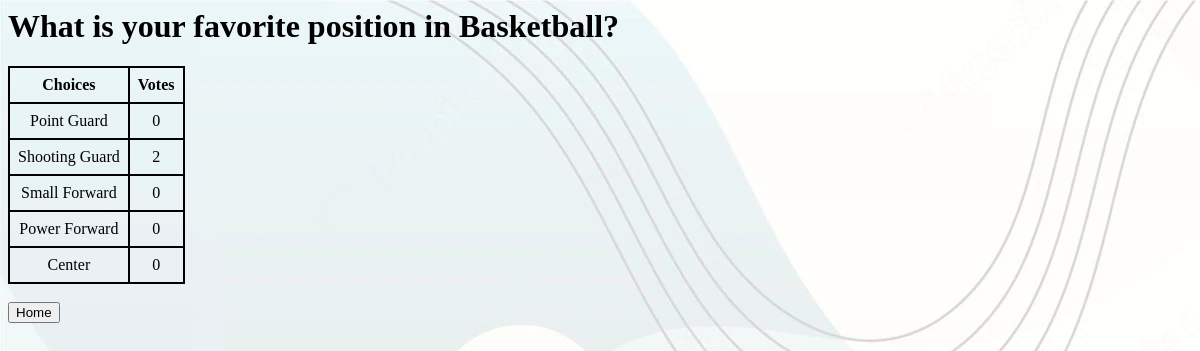
Page /polls/6/results/ on the committed database.
### polls/models.py (models this page shows, shortened)
class Question(models.Model):
    question_text = models.CharField(max_length=200)
    pub_date = models.DateTimeField('date published')
    end_date = models.DateTimeField(null=True, blank=True)
    def is_published(self):
        now = timezone.localtime()
        return now >= self.pub_date

class Choice(models.Model):
    question = models.ForeignKey(Question, on_delete=models.CASCADE)
    choice_text = models.CharField(max_length=200)
    @property
    def votes(self):
        return Vote.objects.filter(choice=self).count()

### polls/views.py (the view)
# urls.py: path('<int:pk>/results/', views.ResultsView.as_view(), name='results'),
class ResultsView(generic.DetailView):
    model = Question
    template_name = 'polls/results.html'
    def get(self, request, pk):
        question = get_object_or_404(Question, pk=pk)
        if question.is_published():
            return render(request, 'polls/results.html', {'question': question,})
        messages.error(request, 'This poll is not available.')
        return HttpResponseRedirect(reverse('polls:index'))

### polls/templates/polls/results.html (shortened to what this page needs)
{% load static %}
<link rel="stylesheet" href="{% static 'polls/style.css' %}">
<h1>{{ question.question_text }}</h1>
<table class="choice">
    <thead>
        <tr>
            <th>Choices</th>
            <th>Votes</th>
        </tr>
    </thead>
    <tbody>
        {% for choice in question.choice_set.all %}
        <tr>
            <td>{{ choice.choice_text }}</td>
            <td>{{ choice.votes }}</td>
        </tr>
        {% endfor %}
    </tbody>
</table>
<a href="{% url 'polls:index' %}"><button type="button">{{'Home'}}</button></a>

### polls/static/polls/style.css (style rules this page uses)
.choice { border: 1px solid black; border-collapse: collapse; }
.choice th { border: 2px solid black; padding: 8px; text-align: center; }
.choice td { border: 2px solid black; padding: 8px; text-align: center; }

### rows in the picture
Question: question_text "What is your favorite position in Basketball?"
Choice: choice_text "Point Guard", votes "0"
Choice: choice_text "Shooting Guard", votes "2"
Choice: choice_text "Small Forward", votes "0"
Choice: choice_text "Power Forward", votes "0"
Choice: choice_text "Center", votes "0"

### other values in the picture
{{ 'Home' }} "Home"
